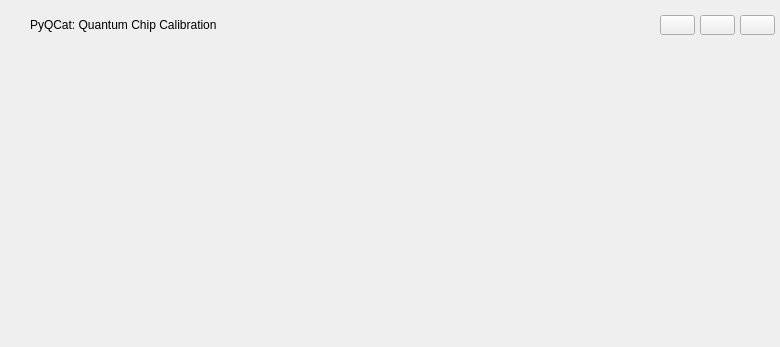
<?xml version="1.0" encoding="UTF-8"?>
<ui version="4.0">
 <class>TitleWindow</class>
 <widget class="QWidget" name="TitleWindow">
  <property name="geometry">
   <rect>
    <x>0</x>
    <y>0</y>
    <width>780</width>
    <height>347</height>
   </rect>
  </property>
  <property name="windowTitle">
   <string>PyQCat-Visage</string>
  </property>
  <property name="styleSheet">
   <string notr="true"/>
  </property>
  <layout class="QGridLayout" name="gridLayoutTitle">
   <property name="leftMargin">
    <number>0</number>
   </property>
   <property name="topMargin">
    <number>0</number>
   </property>
   <property name="rightMargin">
    <number>0</number>
   </property>
   <property name="bottomMargin">
    <number>0</number>
   </property>
   <property name="spacing">
    <number>0</number>
   </property>
   <item row="0" column="0">
    <widget class="QWidget" name="TitleWidget" native="true">
     <property name="enabled">
      <bool>true</bool>
     </property>
     <property name="maximumSize">
      <size>
       <width>16777215</width>
       <height>50</height>
      </size>
     </property>
     <property name="cursor">
      <cursorShape>ArrowCursor</cursorShape>
     </property>
     <property name="styleSheet">
      <string notr="true"/>
     </property>
     <property name="inputMethodHints">
      <set>Qt::ImhNone</set>
     </property>
     <layout class="QHBoxLayout" name="horizontalLayoutTitle" stretch="1,3,5,1,1,1">
      <property name="spacing">
       <number>5</number>
      </property>
      <property name="leftMargin">
       <number>5</number>
      </property>
      <property name="topMargin">
       <number>5</number>
      </property>
      <property name="rightMargin">
       <number>5</number>
      </property>
      <property name="bottomMargin">
       <number>5</number>
      </property>
      <item>
       <widget class="QLabel" name="IconLabel">
        <property name="minimumSize">
         <size>
          <width>20</width>
          <height>20</height>
         </size>
        </property>
        <property name="maximumSize">
         <size>
          <width>20</width>
          <height>20</height>
         </size>
        </property>
        <property name="text">
         <string/>
        </property>
        <property name="textFormat">
         <enum>Qt::AutoText</enum>
        </property>
        <property name="pixmap">
         <pixmap resource="_imgs/_imgs.qrc">:/login-logo.png</pixmap>
        </property>
        <property name="scaledContents">
         <bool>true</bool>
        </property>
        <property name="wordWrap">
         <bool>false</bool>
        </property>
        <property name="openExternalLinks">
         <bool>true</bool>
        </property>
        <property name="textInteractionFlags">
         <set>Qt::NoTextInteraction</set>
        </property>
       </widget>
      </item>
      <item>
       <widget class="QLabel" name="TitleLabel">
        <property name="text">
         <string>PyQCat: Quantum Chip Calibration</string>
        </property>
        <property name="textFormat">
         <enum>Qt::AutoText</enum>
        </property>
       </widget>
      </item>
      <item>
       <spacer name="horizontalSpacer_3">
        <property name="orientation">
         <enum>Qt::Horizontal</enum>
        </property>
        <property name="sizeHint" stdset="0">
         <size>
          <width>40</width>
          <height>20</height>
         </size>
        </property>
       </spacer>
      </item>
      <item>
       <widget class="QPushButton" name="WindowMin">
        <property name="minimumSize">
         <size>
          <width>35</width>
          <height>20</height>
         </size>
        </property>
        <property name="maximumSize">
         <size>
          <width>35</width>
          <height>20</height>
         </size>
        </property>
        <property name="cursor">
         <cursorShape>PointingHandCursor</cursorShape>
        </property>
        <property name="toolTip">
         <string>最小化</string>
        </property>
        <property name="text">
         <string/>
        </property>
        <property name="iconSize">
         <size>
          <width>10</width>
          <height>10</height>
         </size>
        </property>
        <property name="autoDefault">
         <bool>true</bool>
        </property>
       </widget>
      </item>
      <item>
       <widget class="QPushButton" name="WindowMax">
        <property name="minimumSize">
         <size>
          <width>35</width>
          <height>20</height>
         </size>
        </property>
        <property name="maximumSize">
         <size>
          <width>35</width>
          <height>20</height>
         </size>
        </property>
        <property name="cursor">
         <cursorShape>PointingHandCursor</cursorShape>
        </property>
        <property name="toolTip">
         <string>最大化</string>
        </property>
        <property name="text">
         <string/>
        </property>
        <property name="icon">
         <iconset theme="1">
          <normaloff>.</normaloff>.</iconset>
        </property>
       </widget>
      </item>
      <item>
       <widget class="QPushButton" name="WindowClose">
        <property name="minimumSize">
         <size>
          <width>35</width>
          <height>20</height>
         </size>
        </property>
        <property name="maximumSize">
         <size>
          <width>35</width>
          <height>20</height>
         </size>
        </property>
        <property name="cursor">
         <cursorShape>PointingHandCursor</cursorShape>
        </property>
        <property name="toolTip">
         <string>关闭</string>
        </property>
        <property name="text">
         <string/>
        </property>
       </widget>
      </item>
     </layout>
    </widget>
   </item>
   <item row="1" column="0">
    <widget class="QWidget" name="RealWidget" native="true">
     <property name="enabled">
      <bool>true</bool>
     </property>
     <property name="minimumSize">
      <size>
       <width>35</width>
       <height>30</height>
      </size>
     </property>
    </widget>
   </item>
  </layout>
 </widget>
 <resources>
  <include location="_imgs/_imgs.qrc"/>
  <include location="_imgs/_imgs.qrc"/>
 </resources>
 <connections/>
</ui>
